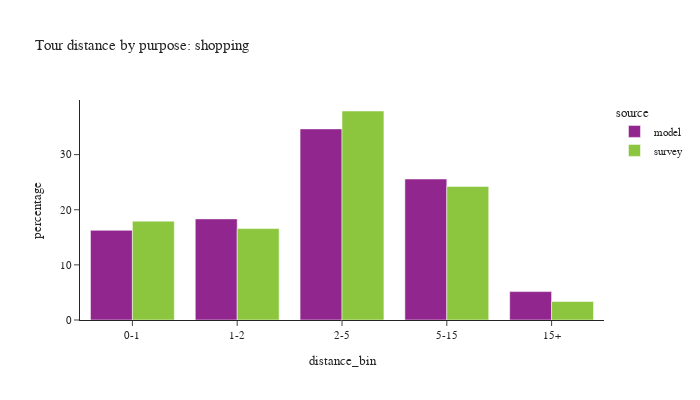

Source (notebook cell):
### Code cell
plot_bins(tour, tour['pdpurp'] == 5, 'shopping')

### Figure 1 — Plotly figure (JSON) as saved in the notebook; plotly's stock layout.template omitted (floating-point values rounded to 4 significant figures)
{"data": [{"alignmentgroup": "True", "customdata": [[13542], [15269], [28860], [21287], [4285]], "hovertemplate": "source=model<br>distance_bin=%{x}<br>percentage=%{y}<br>sample count=%{customdata[0]}<extra></extra>", "legendgroup": "model", "marker": {"color": "#91268F", "pattern": {"shape": ""}}, "name": "model", "offsetgroup": "model", "orientation": "v", "showlegend": true, "textposition": "auto", "type": "bar", "x": ["0-1", "1-2", "2-5", "5-15", "15+"], "xaxis": "x", "y": [16.27, 18.34, 34.67, 25.57, 5.148], "yaxis": "y"}, {"alignmentgroup": "True", "customdata": [[433], [248], [404], [272], [45]], "hovertemplate": "source=survey<br>distance_bin=%{x}<br>percentage=%{y}<br>sample count=%{customdata[0]}<extra></extra>", "legendgroup": "survey", "marker": {"color": "#8CC63E", "pattern": {"shape": ""}}, "name": "survey", "offsetgroup": "survey", "orientation": "v", "showlegend": true, "textposition": "auto", "type": "bar", "x": ["0-1", "1-2", "2-5", "5-15", "15+"], "xaxis": "x", "y": [17.93, 16.58, 37.91, 24.23, 3.35], "yaxis": "y"}], "layout": {"barmode": "group", "font": {"size": 11}, "height": 400, "legend": {"title": {"text": "source"}, "tracegroupgap": 0}, "title": {"text": "Tour distance by purpose: shopping"}, "width": 700, "xaxis": {"anchor": "y", "domain": [0.0, 1.0], "title": {"text": "distance_bin"}}, "yaxis": {"anchor": "x", "domain": [0.0, 1.0], "title": {"text": "percentage"}}}}
